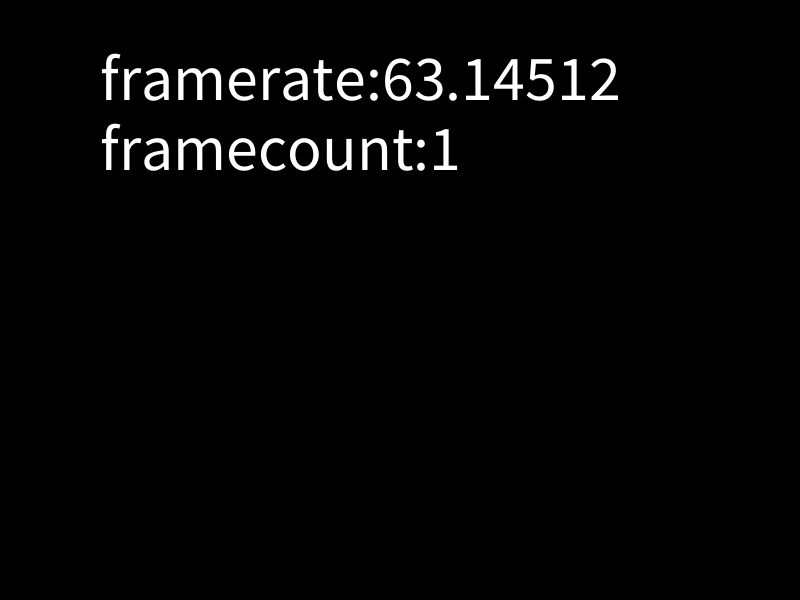
Frame 1 (no input)
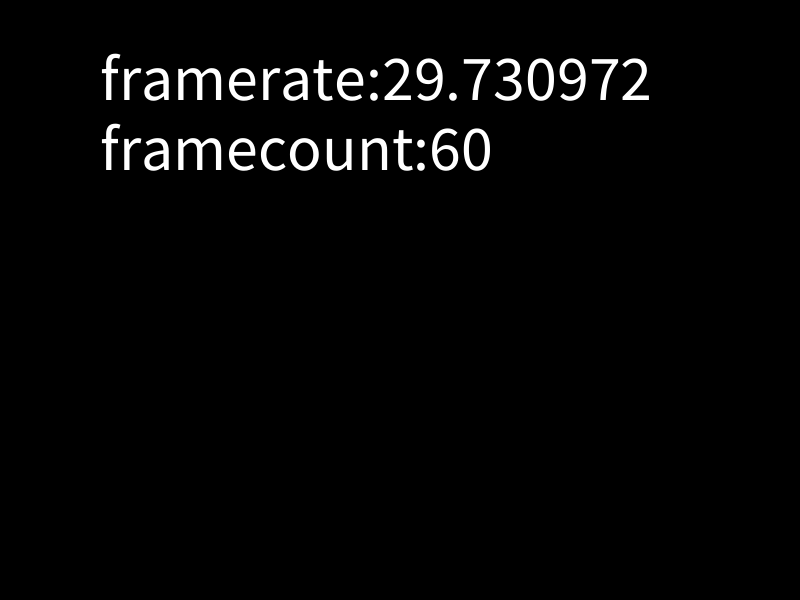
Frame 60 (the mouse pressed at the canvas centre just before this capture)
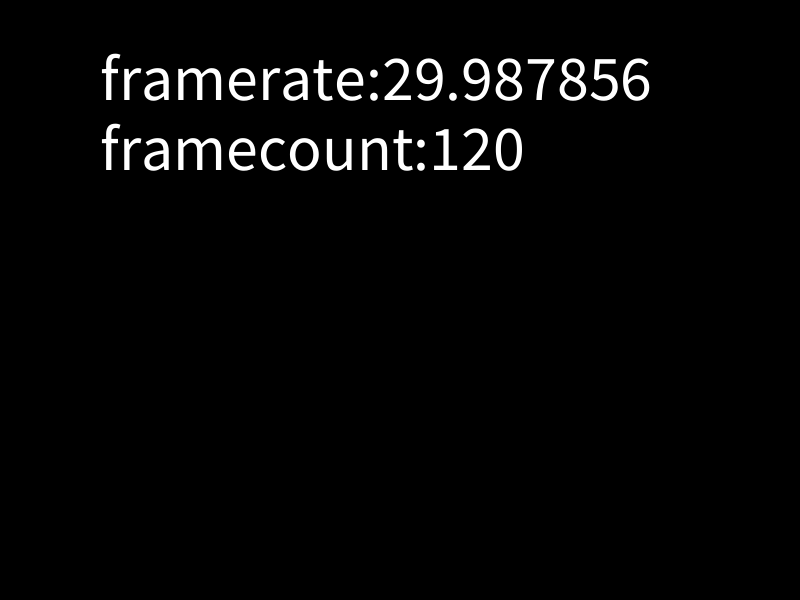
Frame 120 (the mouse held since frame 60 and released just before this capture)

The Processing sketch that drew these frames (run headless with seeded random() and noise(); from frame 60 on, the mouse is pressed at the canvas centre):

// Processing sketch: simple_text_display
// ── simple_text_display.pde
//simple example just to show how to draw text
void setup() {
  size(800, 600);
  frameRate(30);  //try different like 25, 40, 60
}
void draw() {
  background(0);
  textSize(64);
  fill(255);  //white text colour
  text("framerate:"+frameRate, 100, 100);
  text("framecount:"+frameCount, 100, 170);
}
